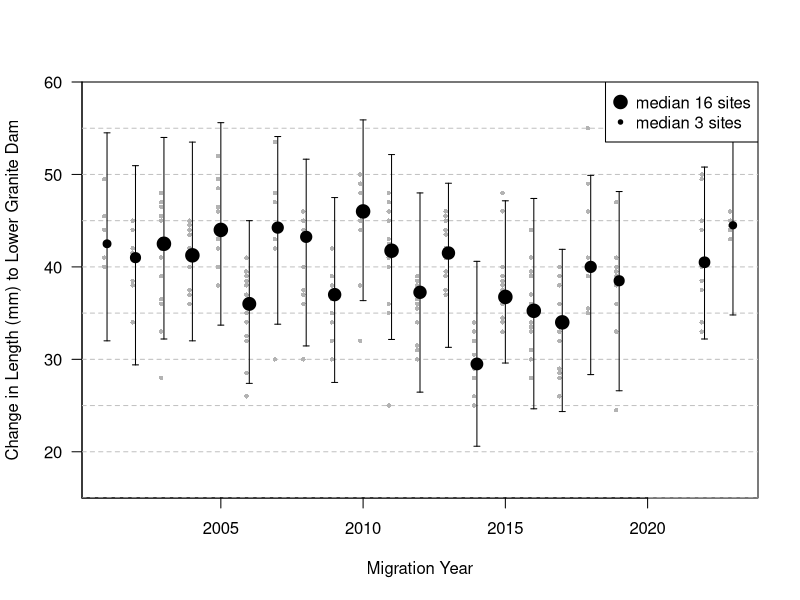

The R source for this figure:

# Read Stats for Growth between release and recapture at LGD for each site each year
growth <- read.csv("growth_rates.csv", header=T, as.is=TRUE)

# Put growth stats in year-by-sites matrices
med.growth.year.by.site <- matrix(growth[,4], ncol=16, byrow=T)
q10.growth.year.by.site <- matrix(growth[,3], ncol=16, byrow=T)
q90.growth.year.by.site <- matrix(growth[,5], ncol=16, byrow=T)
dimnames(med.growth.year.by.site) <- 
dimnames(q10.growth.year.by.site) <- 
dimnames(q90.growth.year.by.site) <- list(2001:2023, growth[1:16,1])

# Calculate stats needed for plotting and put them in a data.frame
growth.by.year.dat <- data.frame(
  migr.yr    = 2001:2023,                                                  # migration year
  n.sites    = apply(!is.na(med.growth.year.by.site),1,sum),                   # number of sites
  med.of.med = apply(med.growth.year.by.site,1,median,na.rm=T),                # median of n.sites median growth
  med.of.q10 = apply(q10.growth.year.by.site,1,median,na.rm=T),                # median of n.sites 10%ile growth
  med.of.q90 = apply(q90.growth.year.by.site,1,median,na.rm=T))                # median of n.sites 90%ile growth


# Draw frame for plot elements 
plot(x=growth.by.year.dat$migr.yr, y=growth.by.year.dat$med.of.med, ylim=c(15,60),
         type="n", xaxt="n", yaxt="n", yaxs="i",
         xlab="Migration Year",ylab="Change in Length (mm) to Lower Granite Dam")

# Add axis labels
axis(1, at=seq(1995,2020,5), labels=seq(1995,2020,5))
axis(2, at=seq(0,80,10), labels=seq(0,80,10), las=1)

# Dashed horizontal grid lines
abline(h=seq(0,55,5), lty=2, col="gray75")


# Add points for all the estimates for individual site x year
for (i in 1:nrow(med.growth.year.by.site))
{
  my        <- growth.by.year.dat$migr.yr[i]
  g.by.site <- med.growth.year.by.site[i,]
  g.by.site <- g.by.site[!is.na(g.by.site)]

# one point for each site in the year, offset from the year a bit to avoid overwriting by arrows
  points(rep(my-.1, growth.by.year.dat$n.sites[i]), g.by.site, pch=16, cex=0.6, col="gray70")
}

# Point size (cex) for median of estimates for each site is scaled according to number of years
max.cex <- 1.8; min.cex <- 0.6; rng.cex <- max.cex-min.cex
min.n.sites <- min(growth.by.year.dat$n.sites); max.n.sites <- max(growth.by.year.dat$n.sites); rng.n.sites <- max.n.sites-min.n.sites
plot.cex <- min.cex + rng.cex*(growth.by.year.dat$n.sites - min.n.sites)/rng.n.sites

# Add points for annual medians
points(growth.by.year.dat$migr.yr, growth.by.year.dat$med.of.med, pch=19, cex=plot.cex)


# Add "arrows" from 10th to 90th percentiles
arrows(x0=growth.by.year.dat$migr.yr, y0=growth.by.year.dat$med.of.q10, 
       x1=growth.by.year.dat$migr.yr, y1=growth.by.year.dat$med.of.q90,
       code=3, angle=90, length=0.03)

# Add legend
legend("topright",pch=c(19,19), pt.cex=c(max.cex,min.cex), legend=c("median 16 sites", "median 3 sites"), bg="white")



  
